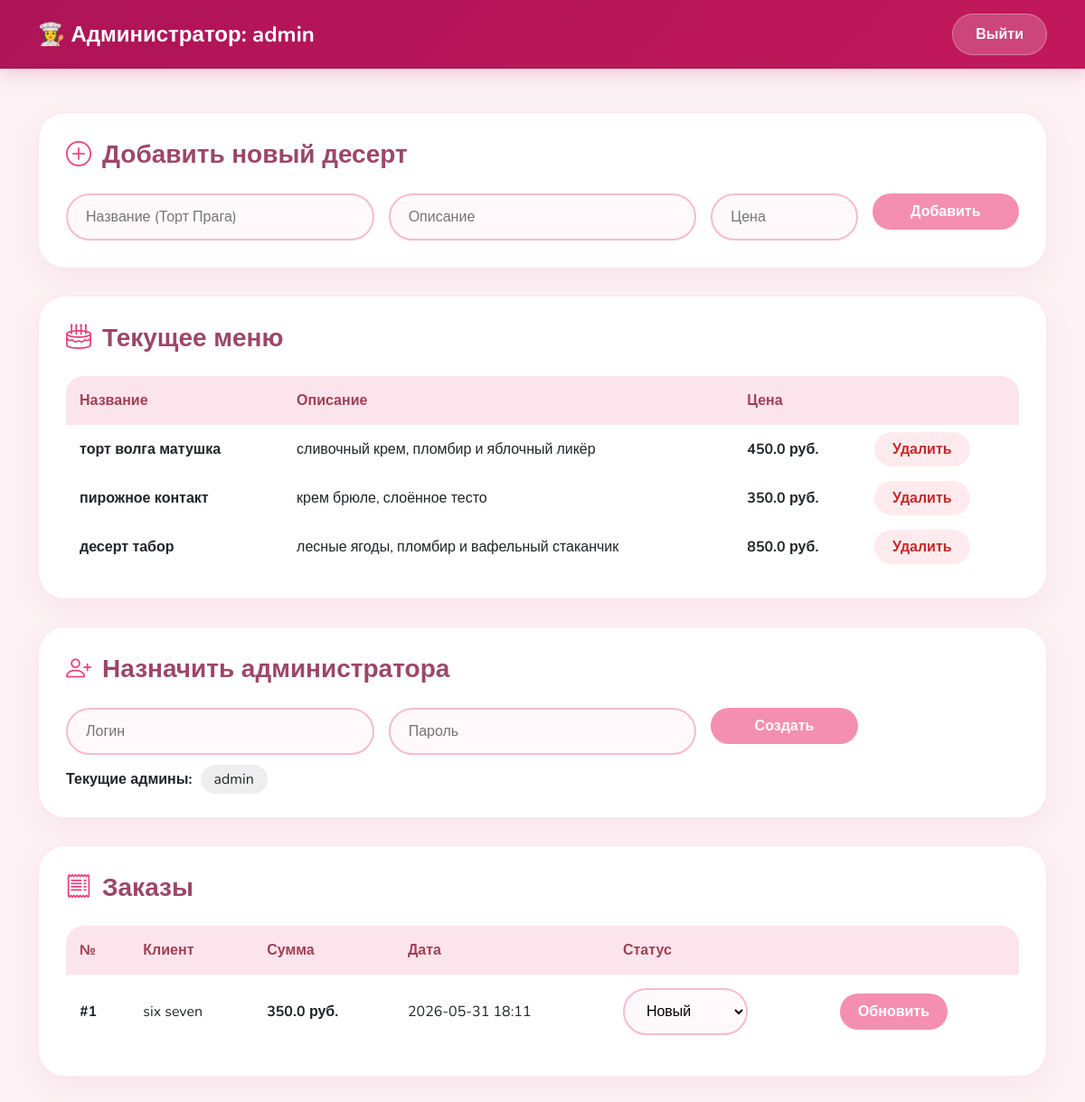
The page /admin (signed in) on the database its author committed.
### tables this page shows
CREATE TABLE menu (
                id INTEGER PRIMARY KEY AUTOINCREMENT,
                name TEXT NOT NULL,
                description TEXT,
                price REAL NOT NULL,
                image_url TEXT
            );

CREATE TABLE users (
                id INTEGER PRIMARY KEY AUTOINCREMENT,
                username TEXT UNIQUE NOT NULL,
                password TEXT NOT NULL,
                role TEXT DEFAULT 'user'
            );

CREATE TABLE orders (
                id INTEGER PRIMARY KEY AUTOINCREMENT,
                user_id INTEGER NOT NULL,
                order_date TIMESTAMP DEFAULT CURRENT_TIMESTAMP,
                total REAL,
                status TEXT DEFAULT 'Новый',
                FOREIGN KEY (user_id) REFERENCES users (id)
            );

### app.py (the view)
@app.route('/admin')
def admin_panel():
    if 'user_id' not in session or session.get('role') != 'admin':
        return redirect(url_for('login'))
    db = get_db()
    items = db.execute("SELECT * FROM menu").fetchall()
    admins = db.execute("SELECT id, username FROM users WHERE role = 'admin'").fetchall()
    orders = db.execute("SELECT orders.*, users.username FROM orders JOIN users ON orders.user_id = users.id ORDER BY orders.order_date DESC").fetchall()
    return render_template('admin_panel.html', items=items, admins=admins, orders=orders)

### app.py (called while the page is built)
def get_db():
    db = getattr(g, '_database', None)
    if db is None:
        db = g._database = sqlite3.connect(DATABASE)
        db.row_factory = sqlite3.Row
    return db

@app.teardown_appcontext
def close_connection(exception):
    db = getattr(g, '_database', None)
    if db is not None:
        db.close()

### templates/admin_panel.html (shortened to what this page needs)
<!DOCTYPE html>
<html lang="ru">
<head>
    <link href="https://cdn.jsdelivr.net/npm/bootstrap@5.3.0/dist/css/bootstrap.min.css" rel="stylesheet">
    <link rel="stylesheet" href="https://cdn.jsdelivr.net/npm/bootstrap-icons@1.11.3/font/bootstrap-icons.min.css">
</head>
<body>
    <nav class="navbar-admin">
        <div class="container d-flex justify-content-between align-items-center">
            <a href="#" class="navbar-brand">👩‍🍳 Администратор: {{ session['username'] }}</a>
            <a href="{{ url_for('logout') }}" class="btn-light-sweet">Выйти</a>
        </div>
    </nav>
    <div class="container mt-5">
        <div class="card-section">
            <h3 class="section-title"><i class="bi bi-plus-circle"></i> Добавить новый десерт</h3>
            <form method="POST" action="{{ url_for('add_item') }}">
                <div class="row g-3">
                    <div class="col-md-4"><input type="text" name="name" class="form-control-sweet" placeholder="Название (Торт Прага)" required></div>
                    <div class="col-md-4"><input type="text" name="description" class="form-control-sweet" placeholder="Описание"></div>
                    <div class="col-md-2"><input type="number" step="0.1" name="price" class="form-control-sweet" placeholder="Цена" required></div>
                    <div class="col-md-2"><button type="submit" class="btn btn-pink w-100">Добавить</button></div>
                </div>
            </form>
        </div>
        <div class="card-section">
            <h3 class="section-title"><i class="bi bi-cake2"></i> Текущее меню</h3>
            <table class="table-sweet">
                <thead><tr><th>Название</th><th>Описание</th><th>Цена</th><th></th></tr></thead>
                <tbody>
                    {% for item in items %}
                    <tr>
                        <td><strong>{{ item.name }}</strong></td>
                        <td>{{ item.description or '—' }}</td>
                        <td><strong>{{ item.price }} руб.</strong></td>
                        <td><a href="{{ url_for('delete_item', item_id=item.id) }}" class="btn-danger-soft" onclick="return confirm('Удалить {{ item.name }}?')">Удалить</a></td>
                    </tr>
                    {% else %}
                    <tr><td colspan="4" style="text-align:center; padding:30px; color:#999;">Меню пока пустое</td></tr>
                    {% endfor %}
                </tbody>
            </table>
        </div>
        <div class="card-section">
            <h3 class="section-title"><i class="bi bi-person-plus"></i> Назначить администратора</h3>
            <form method="POST" action="{{ url_for('add_admin') }}">
                <div class="row g-3">
                    <div class="col-md-4"><input type="text" name="username" class="form-control-sweet" placeholder="Логин" required></div>
                    <div class="col-md-4"><input type="password" name="password" class="form-control-sweet" placeholder="Пароль" required></div>
                    <div class="col-md-2"><button type="submit" class="btn btn-pink w-100">Создать</button></div>
                </div>
            </form>
            <div style="margin-top:15px;">
                <strong>Текущие админы:</strong>
                {% for admin in admins %}
                    <span style="background:#eee; padding:5px 15px; border-radius:20px; margin:0 5px;">{{ admin.username }}</span>
                {% endfor %}
            </div>
        </div>
        <div class="card-section">
            <h3 class="section-title"><i class="bi bi-receipt"></i> Заказы</h3>
            <table class="table-sweet">
                <thead><tr><th>№</th><th>Клиент</th><th>Сумма</th><th>Дата</th><th>Статус</th><th></th></tr></thead>
                <tbody>
                    {% for order in orders %}
                    <tr>
                        <td><strong>#{{ order.id }}</strong></td>
                        <td>{{ order.username }}</td>
                        <td><strong>{{ order.total }} руб.</strong></td>
                        <td>{{ order.order_date[:16] }}</td>
                        <td>
                            <form method="POST" action="{{ url_for('update_order', order_id=order.id) }}" style="display:flex; gap:10px;">
                                <select name="status" class="form-control-sweet" style="width:auto;">
                                    <option value="Новый" {% if order.status == 'Новый' %}selected{% endif %}>Новый</option>
                                </select>
                        </td>
                        <td>
                                <button type="submit" class="btn btn-pink">Обновить</button>
                        </td>
                    </tr>
                    {% else %}
                    <tr><td colspan="6" style="text-align:center; padding:30px; color:#999;">Заказов пока нет</td></tr>
                    {% endfor %}
                </tbody>
            </table>
        </div>
    </div>
</body>
</html>

### templates/admin_panel.html (style rules this page uses)
* { font-family: 'Nunito', sans-serif; }
body { background: #fdf2f5; }
.navbar-admin { background: linear-gradient(135deg, #ad1457 0%, #c2185b 100%); padding: 15px 0; box-shadow: 0 5px 20px rgba(173, 20, 87, 0.2); }
.navbar-brand { color: white !important; font-weight: 700; font-size: 24px; text-decoration: none; }
.btn-light-sweet { background: rgba(255, 255, 255, 0.2); border: 1px solid rgba(255, 255, 255, 0.3); color: white; border-radius: 50px; padding: 10px 25px; font-weight: 600; text-decoration: none; }
.card-section { background: white; border-radius: 30px; padding: 30px; margin-bottom: 30px; box-shadow: 0 10px 30px rgba(194, 65, 120, 0.08); border: 1px solid #ffe5ec; }
.section-title { color: #9c4668; font-weight: 700; margin-bottom: 25px; display: flex; align-items: center; }
.section-title i { font-size: 28px; margin-right: 12px; color: #ec407a; }
.table-sweet { border-radius: 20px; overflow: hidden; width: 100%; }
.table-sweet thead { background: #fce4ec; }
.table-sweet th { color: #a04055; font-weight: 700; padding: 15px; border: none; }
.table-sweet td { padding: 15px; vertical-align: middle; border-color: #ffe0e8; }
.btn-pink { background: #f48fb1; color: white; border-radius: 50px; padding: 8px 20px; font-weight: 600; border: none; text-decoration: none; }
.btn-danger-soft { background: #ffebee; color: #c62828; border-radius: 50px; padding: 8px 20px; font-weight: 600; border: none; text-decoration: none; }
.form-control-sweet { border: 2px solid #f8bbd0; border-radius: 40px; padding: 12px 20px; background: #fff9fb; width: 100%; }

### rows shown on the page
menu: name "торт волга матушка", description "сливочный крем, пломбир и яблочный ликёр", price "450.0"
menu: name "пирожное контакт", description "крем брюле, слоённое тесто", price "350.0"
menu: name "десерт табор", description "лесные ягоды, пломбир и вафельный стаканчик", price "850.0"
users: username "admin"
orders: id "1", username "six seven", total "350.0", order_date "2026-05-31 18:11", status "Новый"

### other values the page prints
{{ session['username'] }} "admin"
